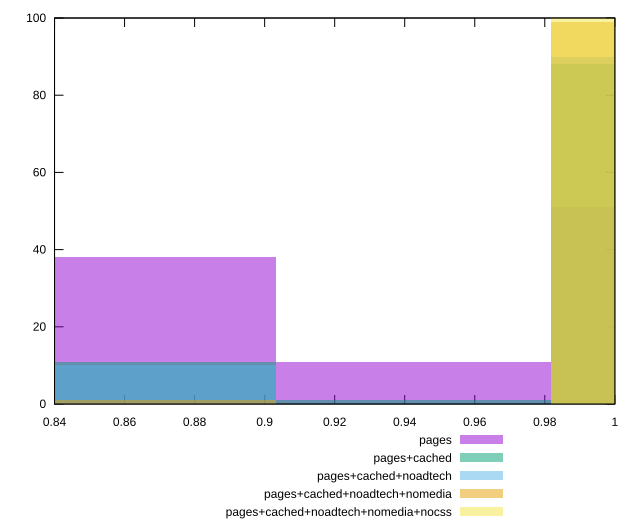

The gnuplot source for this figure:
reset

$pages <<EOF
1.0209130735533898 51
0.8638495237759451 38
0.9423812986646675 11
EOF

$pagesCached <<EOF
1.0209130735533898 88
0.8638495237759451 11
0.9423812986646675 1
EOF

$pagesCachedNoadtech <<EOF
1.0209130735533898 90
0.8638495237759451 10
EOF

$pagesCachedNoadtechNomedia <<EOF
1.0209130735533898 99
0.8638495237759451 1
EOF

$pagesCachedNoadtechNomediaNocss <<EOF
1.0209130735533898 100
EOF

set key outside below
set boxwidth 0.07853177488872229
set xrange [0.84:1]
set yrange [0:100]
set trange [0:100]
set style fill transparent solid 0.5 noborder
set terminal svg size 640, 530 enhanced background rgb 'white'
set output "report_00014_2021-02-09T15:56:05.503Z/unminified-css/comparison/histogram/all_score.svg"

plot $pages title "pages" with boxes, \
     $pagesCached title "pages+cached" with boxes, \
     $pagesCachedNoadtech title "pages+cached+noadtech" with boxes, \
     $pagesCachedNoadtechNomedia title "pages+cached+noadtech+nomedia" with boxes, \
     $pagesCachedNoadtechNomediaNocss title "pages+cached+noadtech+nomedia+nocss" with boxes

reset
